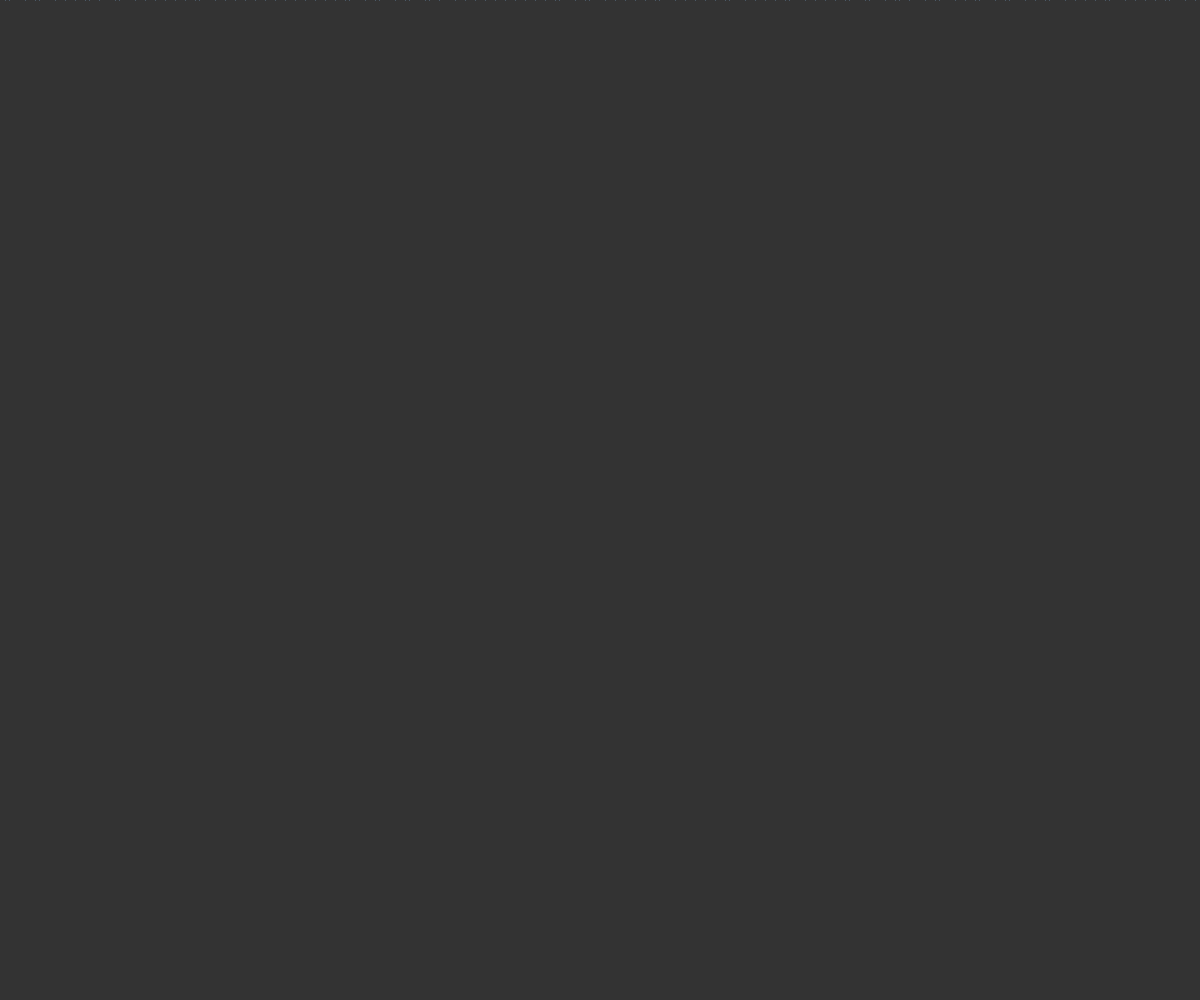
Frame 1 (no input)
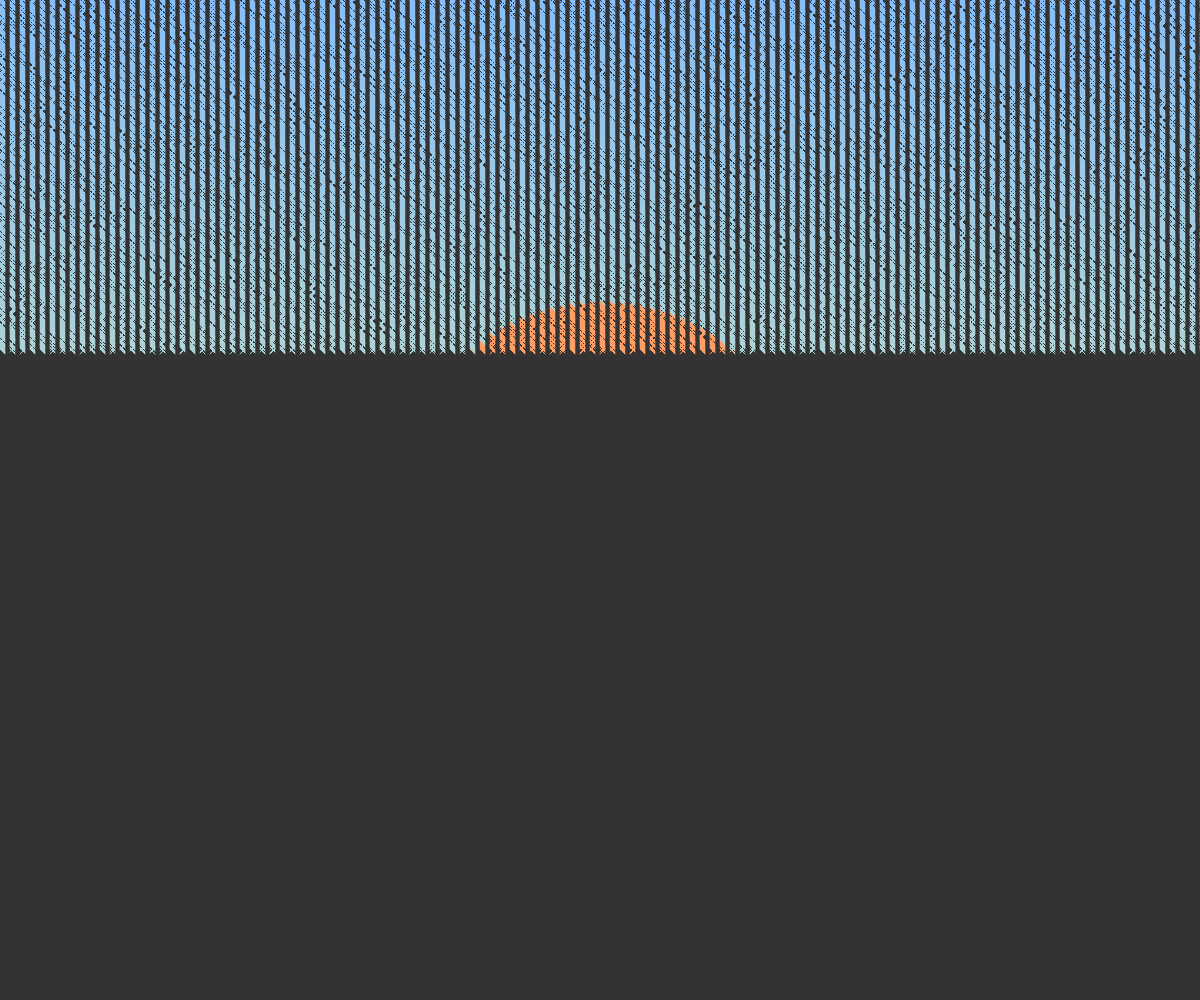
Frame 60 (no input)
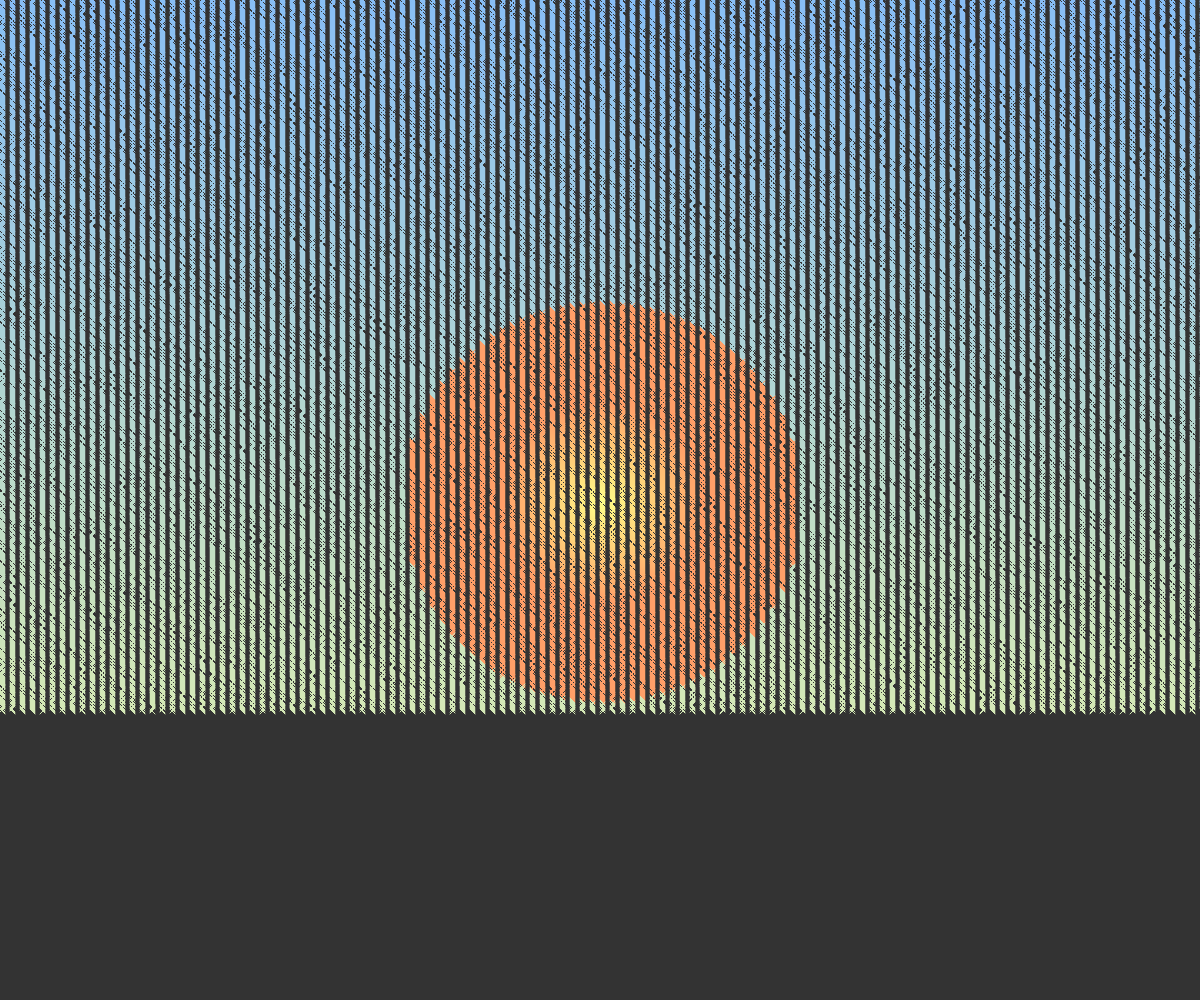
Frame 120 (the mouse pressed at the canvas centre since frame 60)

The p5.js sketch that drew these frames (run headless with seeded random() and noise() and a simulated clock; from frame 60 on, the mouse is pressed at the canvas centre):

// p5.js sketch
// ── sketch.js
let i=-10;
function setup() {
  createCanvas(windowWidth, windowHeight);
  background(51);
  noStroke();

 }
let fromB,toB,fromSun,toSun;
 function draw(){
       fromB=color('#88bef5') //blue
     toB= color('#f4fa9c') //yellow
     toSun=color('#ff9f68'); //orange
     fromSun=color('#feff89'); //yellow
  for(let j=0;j<=5;j++){
  if(i<height){
    // stroke(colore);
    personalisedLine(0,i,width,i);
    i++;
  } 
  }
 }
 function personalisedLine(xs,ys,xf,yf,strW=10){

  for(let x=xs;x<=xf;x+=strW)
    for(let y=ys;y<=yf;y+=strW){
      //
       let rad= dist(x,y,width/2,height/2);

      let colore;
       if(rad<200){
        colore=lerpColor(fromSun,toSun,map(rad,0,100,0,1));
      }
        else colore=lerpColor(fromB,toB,map(i,0,height,0,1));
      //
      fill(colore);
      stroke(colore);
      let r=random(1);
      // let foo=strW;
      let foo= strW/2; // for some cool spacing between lines
      // ellipse(x,y,random(1,strW)); //ellipse texture
      if(0.2<r)
        line(x,y,x+foo,y+foo);
      else if(r<0.6){
        line(x,y+foo,x+foo,y);
      }
      else if(r<0.8){
        line(x+foo,y,x,y+foo);
      }
    }
 }
